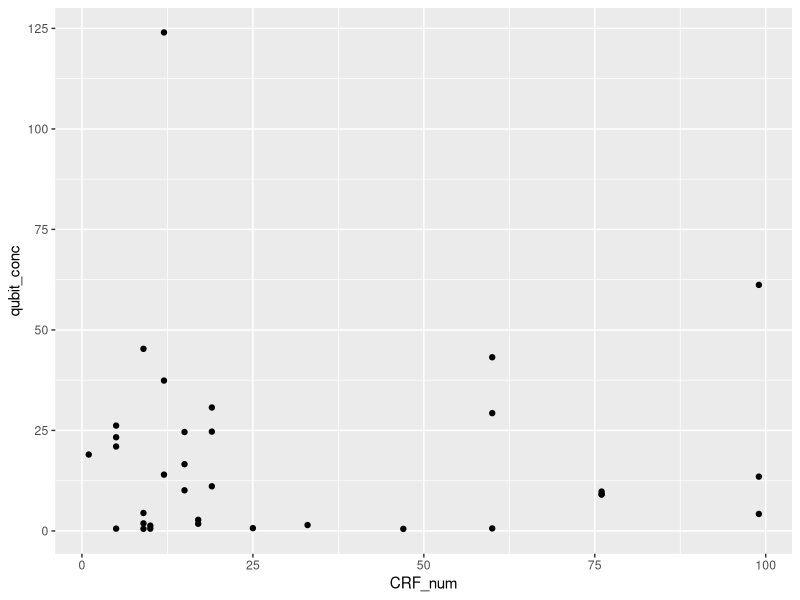
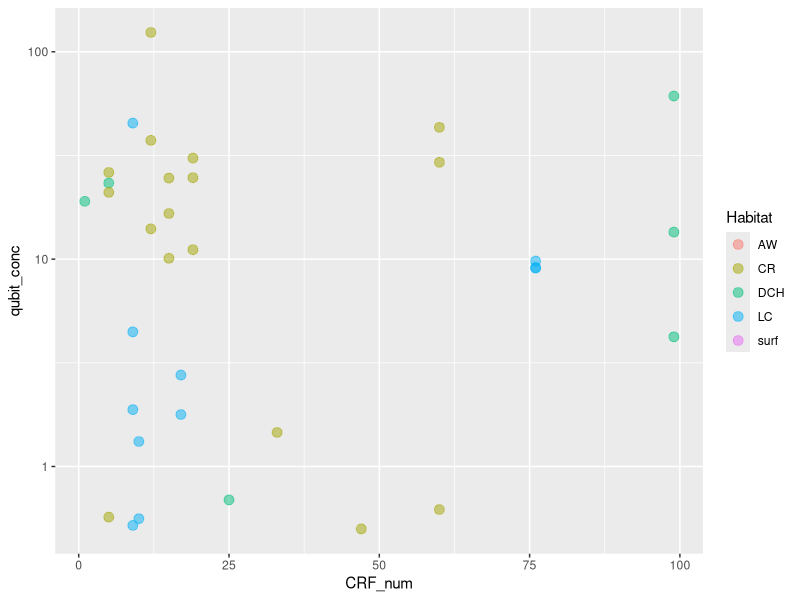
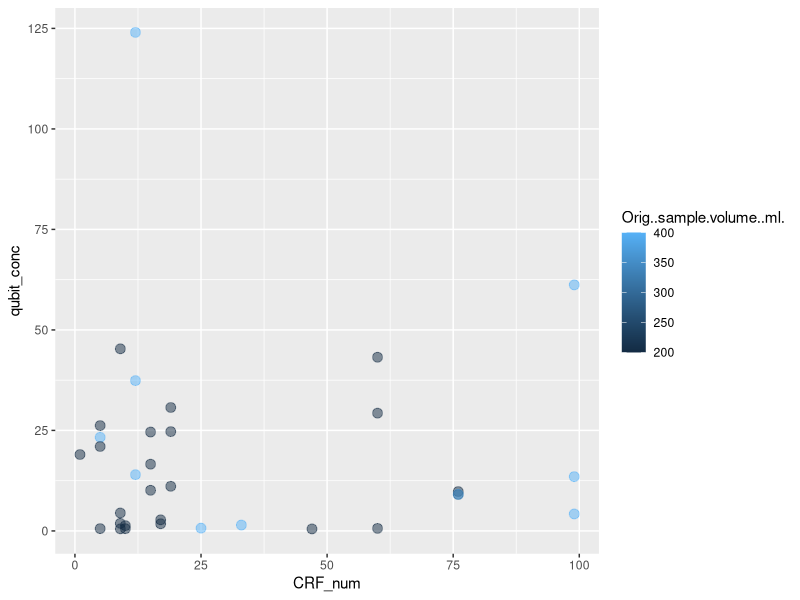
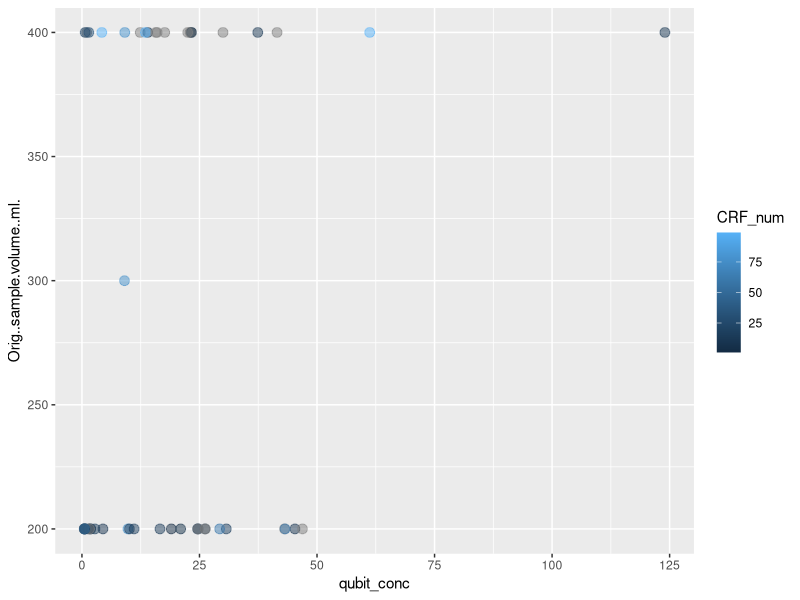

The R script that drew these images, in order:
## ---- chunk 1
qbdata <- read.csv(file= "Data/QuBit2019_v4.csv", header = T, stringsAsFactors=F) 
head(qbdata)
library(ggplot2)
## ---- chunk 2
ggplot(qbdata, aes(x = CRF_num, y = qubit_conc)) + geom_point()
  
## ---- chunk 3
ggplot(qbdata, aes(x = CRF_num, y = qubit_conc, color = Habitat)) + geom_point(size = 3, alpha = 0.5) +
  scale_y_log10() 
  
  
  
## ---- chunk 4
ggplot(qbdata, aes(x = CRF_num, y = qubit_conc, color = Orig..sample.volume..ml.)) + geom_point(size = 3, alpha = 0.5)
  
  
  
## ---- chunk 5
ggplot(qbdata, aes(x = qubit_conc, y = Orig..sample.volume..ml., color = CRF_num)) + geom_point(size = 3, alpha = 0.5)
  
  
  
